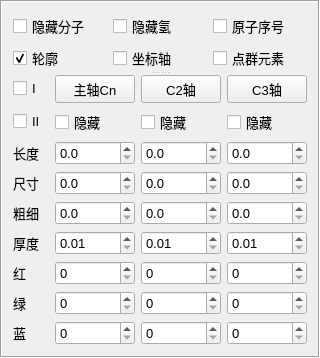
       <widget class="QFrame" name="frame">
        <property name="geometry">
         <rect>
          <x>2</x>
          <y>10</y>
          <width>273</width>
          <height>331</height>
         </rect>
        </property>
        <property name="maximumSize">
         <size>
          <width>273</width>
          <height>660</height>
         </size>
        </property>
        <property name="frameShape">
         <enum>QFrame::Shape::Box</enum>
        </property>
        <property name="frameShadow">
         <enum>QFrame::Shadow::Sunken</enum>
        </property>
        <layout class="QGridLayout" name="gridLayout_12">
         <item row="0" column="0">
          <widget class="QSplitter" name="splitter">
           <property name="orientation">
            <enum>Qt::Orientation::Vertical</enum>
           </property>
           <widget class="QWidget" name="layoutWidget">
            <layout class="QGridLayout" name="gridLayout_9">
             <item row="0" column="0">
              <widget class="QCheckBox" name="checkBox_HideMol">
               <property name="font">
                <font>
                 <pointsize>10</pointsize>
                </font>
               </property>
               <property name="text">
                <string>隐藏分子</string>
               </property>
              </widget>
             </item>
             <item row="0" column="1">
              <widget class="QCheckBox" name="checkBox_HideHydrogen">
               <property name="font">
                <font>
                 <pointsize>10</pointsize>
                </font>
               </property>
               <property name="text">
                <string>隐藏氢</string>
               </property>
              </widget>
             </item>
             <item row="0" column="2">
              <widget class="QCheckBox" name="checkBox_atomLabel">
               <property name="font">
                <font>
                 <pointsize>10</pointsize>
                </font>
               </property>
               <property name="text">
                <string>原子序号</string>
               </property>
              </widget>
             </item>
             <item row="1" column="0">
              <widget class="QCheckBox" name="checkBox_outline">
               <property name="font">
                <font>
                 <pointsize>10</pointsize>
                </font>
               </property>
               <property name="text">
                <string>轮廓</string>
               </property>
               <property name="checked">
                <bool>true</bool>
               </property>
               <property name="tristate">
                <bool>false</bool>
               </property>
              </widget>
             </item>
             <item row="1" column="1">
              <widget class="QCheckBox" name="checkBox_xyzAxis">
               <property name="font">
                <font>
                 <pointsize>10</pointsize>
                </font>
               </property>
               <property name="text">
                <string>坐标轴</string>
               </property>
              </widget>
             </item>
             <item row="1" column="2">
              <widget class="QCheckBox" name="checkBox_PGElement">
               <property name="font">
                <font>
                 <pointsize>10</pointsize>
                </font>
               </property>
               <property name="text">
                <string>点群元素</string>
               </property>
              </widget>
             </item>
            </layout>
           </widget>
           <widget class="QWidget" name="layoutWidget">
            <layout class="QGridLayout" name="gridLayout_10">
             <item row="0" column="0">
              <widget class="QCheckBox" name="checkBox_TypeC2_I">
               <property name="font">
                <font>
                 <pointsize>10</pointsize>
                </font>
               </property>
               <property name="text">
                <string>I </string>
               </property>
              </widget>
             </item>
             <item row="0" column="1">
              <widget class="QPushButton" name="pushButton_Cn">
               <property name="font">
                <font>
                 <pointsize>10</pointsize>
                </font>
               </property>
               <property name="text">
                <string>主轴Cn</string>
               </property>
              </widget>
             </item>
             <item row="0" column="2">
              <widget class="QPushButton" name="pushButton_C2">
               <property name="font">
                <font>
                 <pointsize>10</pointsize>
                </font>
               </property>
               <property name="text">
                <string>C2轴</string>
               </property>
              </widget>
             </item>
             <item row="0" column="3">
              <widget class="QPushButton" name="pushButton_C3">
               <property name="font">
                <font>
                 <pointsize>10</pointsize>
                </font>
               </property>
               <property name="text">
                <string>C3轴</string>
               </property>
              </widget>
             </item>
             <item row="1" column="0">
              <widget class="QCheckBox" name="checkBox_TypeC2_II">
               <property name="font">
                <font>
                 <pointsize>10</pointsize>
                </font>
               </property>
               <property name="text">
                <string>II </string>
               </property>
              </widget>
             </item>
             <item row="1" column="1">
              <widget class="QCheckBox" name="checkBox_CnHide">
               <property name="font">
                <font>
                 <pointsize>10</pointsize>
                </font>
               </property>
               <property name="text">
                <string>隐藏</string>
               </property>
              </widget>
             </item>
             <item row="1" column="2">
              <widget class="QCheckBox" name="checkBox_C2Hide">
               <property name="font">
                <font>
                 <pointsize>10</pointsize>
                </font>
               </property>
               <property name="text">
                <string>隐藏</string>
               </property>
              </widget>
             </item>
             <item row="1" column="3">
              <widget class="QCheckBox" name="checkBox_C3Hide">
               <property name="font">
                <font>
                 <pointsize>10</pointsize>
                </font>
               </property>
               <property name="text">
                <string>隐藏</string>
               </property>
              </widget>
             </item>
             <item row="2" column="0">
              <widget class="QLabel" name="label_33">
               <property name="font">
                <font>
                 <pointsize>10</pointsize>
                </font>
               </property>
               <property name="text">
                <string>长度</string>
               </property>
              </widget>
             </item>
             <item row="2" column="1">
              <widget class="QDoubleSpinBox" name="doubleSpinBox_Cn_length">
               <property name="font">
                <font>
                 <pointsize>10</pointsize>
                </font>
               </property>
               <property name="decimals">
                <number>1</number>
               </property>
               <property name="singleStep">
                <double>0.100000000000000</double>
               </property>
              </widget>
             </item>
             <item row="2" column="2">
              <widget class="QDoubleSpinBox" name="doubleSpinBox_C2_length">
               <property name="font">
                <font>
                 <pointsize>10</pointsize>
                </font>
               </property>
               <property name="decimals">
                <number>1</number>
               </property>
               <property name="singleStep">
                <double>0.100000000000000</double>
               </property>
              </widget>
             </item>
             <item row="2" column="3">
              <widget class="QDoubleSpinBox" name="doubleSpinBox_C3_length">
               <property name="font">
                <font>
                 <pointsize>10</pointsize>
                </font>
               </property>
               <property name="decimals">
                <number>1</number>
               </property>
               <property name="singleStep">
                <double>0.100000000000000</double>
               </property>
              </widget>
             </item>
             <item row="3" column="0">
              <widget class="QLabel" name="label_27">
               <property name="font">
                <font>
                 <pointsize>10</pointsize>
                </font>
               </property>
               <property name="text">
                <string>尺寸</string>
               </property>
              </widget>
             </item>
             <item row="3" column="1">
              <widget class="QDoubleSpinBox" name="doubleSpinBox_diskSize_Cn">
               <property name="font">
                <font>
                 <pointsize>10</pointsize>
                </font>
               </property>
               <property name="decimals">
                <number>1</number>
               </property>
               <property name="maximum">
                <double>6.000000000000000</double>
               </property>
               <property name="singleStep">
                <double>0.100000000000000</double>
               </property>
              </widget>
             </item>
             <item row="3" column="2">
              <widget class="QDoubleSpinBox" name="doubleSpinBox_diskSize_C2">
               <property name="font">
                <font>
                 <pointsize>10</pointsize>
                </font>
               </property>
               <property name="decimals">
                <number>1</number>
               </property>
               <property name="maximum">
                <double>10.000000000000000</double>
               </property>
               <property name="singleStep">
                <double>0.100000000000000</double>
               </property>
              </widget>
             </item>
             <item row="3" column="3">
              <widget class="QDoubleSpinBox" name="doubleSpinBox_diskSize_C3">
               <property name="font">
                <font>
                 <pointsize>10</pointsize>
                </font>
               </property>
               <property name="decimals">
                <number>1</number>
               </property>
               <property name="maximum">
                <double>10.000000000000000</double>
               </property>
               <property name="singleStep">
                <double>0.100000000000000</double>
               </property>
              </widget>
             </item>
             <item row="4" column="0">
              <widget class="QLabel" name="label_26">
               <property name="font">
                <font>
                 <pointsize>10</pointsize>
                </font>
               </property>
               <property name="text">
                <string>粗细</string>
               </property>
              </widget>
             </item>
             <item row="4" column="1">
              <widget class="QDoubleSpinBox" name="doubleSpinBox_radius_Cn">
               <property name="font">
                <font>
                 <pointsize>10</pointsize>
                </font>
               </property>
               <property name="decimals">
                <number>1</number>
               </property>
               <property name="maximum">
                <double>10.000000000000000</double>
               </property>
               <property name="singleStep">
                <double>0.100000000000000</double>
               </property>
              </widget>
             </item>
             <item row="4" column="2">
              <widget class="QDoubleSpinBox" name="doubleSpinBox_radius_C2">
               <property name="font">
                <font>
                 <pointsize>10</pointsize>
                </font>
               </property>
               <property name="decimals">
                <number>1</number>
               </property>
               <property name="maximum">
                <double>10.000000000000000</double>
               </property>
               <property name="singleStep">
                <double>0.100000000000000</double>
               </property>
              </widget>
             </item>
             <item row="4" column="3">
              <widget class="QDoubleSpinBox" name="doubleSpinBox_radius_C3">
               <property name="font">
                <font>
                 <pointsize>10</pointsize>
                </font>
               </property>
               <property name="decimals">
                <number>1</number>
               </property>
               <property name="maximum">
                <double>10.000000000000000</double>
               </property>
               <property name="singleStep">
                <double>0.100000000000000</double>
               </property>
              </widget>
             </item>
             <item row="5" column="0">
              <widget class="QLabel" name="label_28">
               <property name="font">
                <font>
                 <pointsize>10</pointsize>
                </font>
               </property>
               <property name="text">
                <string>厚度</string>
               </property>
              </widget>
             </item>
             <item row="5" column="1">
              <widget class="QDoubleSpinBox" name="doubleSpinBox_thickness_Cn">
               <property name="font">
                <font>
                 <pointsize>10</pointsize>
                </font>
               </property>
               <property name="decimals">
                <number>2</number>
               </property>
               <property name="minimum">
                <double>0.010000000000000</double>
               </property>
               <property name="maximum">
                <double>5.000000000000000</double>
               </property>
               <property name="singleStep">
                <double>0.010000000000000</double>
               </property>
              </widget>
             </item>
             <item row="5" column="2">
              <widget class="QDoubleSpinBox" name="doubleSpinBox_thickness_C2">
               <property name="font">
                <font>
                 <pointsize>10</pointsize>
                </font>
               </property>
               <property name="decimals">
                <number>2</number>
               </property>
               <property name="minimum">
                <double>0.010000000000000</double>
               </property>
               <property name="maximum">
                <double>5.000000000000000</double>
               </property>
               <property name="singleStep">
                <double>0.010000000000000</double>
               </property>
              </widget>
             </item>
             <item row="5" column="3">
              <widget class="QDoubleSpinBox" name="doubleSpinBox_thickness_C3">
               <property name="font">
                <font>
                 <pointsize>10</pointsize>
                </font>
               </property>
               <property name="decimals">
                <number>2</number>
               </property>
               <property name="minimum">
                <double>0.010000000000000</double>
               </property>
               <property name="maximum">
                <double>5.000000000000000</double>
               </property>
               <property name="singleStep">
                <double>0.010000000000000</double>
               </property>
              </widget>
             </item>
             <item row="6" column="0">
              <widget class="QLabel" name="label_21">
               <property name="font">
                <font>
                 <pointsize>10</pointsize>
                </font>
               </property>
               <property name="text">
                <string>红</string>
               </property>
              </widget>
             </item>
             <item row="6" column="1">
              <widget class="QSpinBox" name="spinBox_Cn_red">
               <property name="font">
                <font>
                 <pointsize>10</pointsize>
                </font>
               </property>
               <property name="maximum">
                <number>255</number>
               </property>
               <property name="singleStep">
                <number>3</number>
               </property>
              </widget>
             </item>
             <item row="6" column="2">
              <widget class="QSpinBox" name="spinBox_C2_red">
               <property name="font">
                <font>
                 <pointsize>10</pointsize>
                </font>
               </property>
               <property name="maximum">
                <number>255</number>
               </property>
               <property name="singleStep">
                <number>3</number>
               </property>
              </widget>
             </item>
             <item row="6" column="3">
              <widget class="QSpinBox" name="spinBox_C3_red">
               <property name="font">
                <font>
                 <pointsize>10</pointsize>
                </font>
               </property>
               <property name="maximum">
                <number>255</number>
               </property>
               <property name="singleStep">
                <number>3</number>
               </property>
              </widget>
             </item>
             <item row="7" column="0">
              <widget class="QLabel" name="label_23">
               <property name="font">
                <font>
                 <pointsize>10</pointsize>
                </font>
               </property>
               <property name="text">
                <string>绿</string>
               </property>
              </widget>
             </item>
             <item row="7" column="1">
              <widget class="QSpinBox" name="spinBox_Cn_green">
               <property name="font">
                <font>
                 <pointsize>10</pointsize>
                </font>
               </property>
               <property name="maximum">
                <number>255</number>
               </property>
               <property name="singleStep">
                <number>3</number>
               </property>
              </widget>
             </item>
             <item row="7" column="2">
              <widget class="QSpinBox" name="spinBox_C2_green">
               <property name="font">
                <font>
                 <pointsize>10</pointsize>
                </font>
               </property>
               <property name="maximum">
                <number>255</number>
               </property>
               <property name="singleStep">
                <number>3</number>
               </property>
              </widget>
             </item>
             <item row="7" column="3">
              <widget class="QSpinBox" name="spinBox_C3_green">
               <property name="font">
                <font>
                 <pointsize>10</pointsize>
                </font>
               </property>
               <property name="maximum">
                <number>255</number>
               </property>
               <property name="singleStep">
                <number>3</number>
               </property>
              </widget>
             </item>
             <item row="8" column="0">
              <widget class="QLabel" name="label_22">
               <property name="font">
                <font>
                 <pointsize>10</pointsize>
                </font>
               </property>
               <property name="text">
                <string>蓝</string>
               </property>
              </widget>
             </item>
             <item row="8" column="1">
              <widget class="QSpinBox" name="spinBox_Cn_blue">
               <property name="font">
                <font>
                 <pointsize>10</pointsize>
                </font>
               </property>
               <property name="maximum">
                <number>255</number>
               </property>
               <property name="singleStep">
                <number>3</number>
               </property>
              </widget>
             </item>
             <item row="8" column="2">
              <widget class="QSpinBox" name="spinBox_C2_blue">
               <property name="font">
                <font>
                 <pointsize>10</pointsize>
                </font>
               </property>
               <property name="maximum">
                <number>255</number>
               </property>
               <property name="singleStep">
                <number>3</number>
               </property>
              </widget>
             </item>
             <item row="8" column="3">
              <widget class="QSpinBox" name="spinBox_C3_blue">
               <property name="font">
                <font>
                 <pointsize>10</pointsize>
                </font>
               </property>
               <property name="maximum">
                <number>255</number>
               </property>
               <property name="singleStep">
                <number>3</number>
               </property>
              </widget>
             </item>
            </layout>
           </widget>
          </widget>
         </item>
        </layout>
       </widget>
